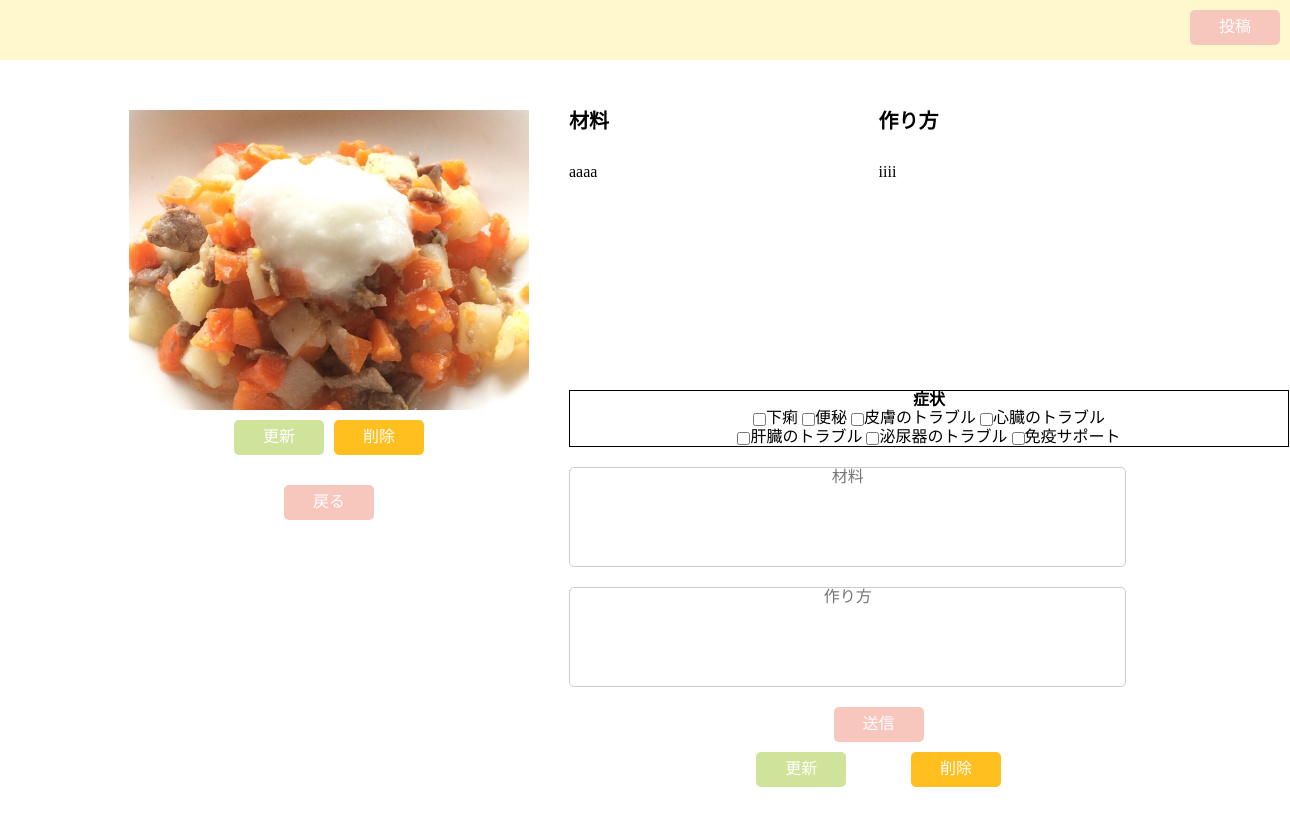
The page /imageDetail.php?id=31 on the database as committed earlier.
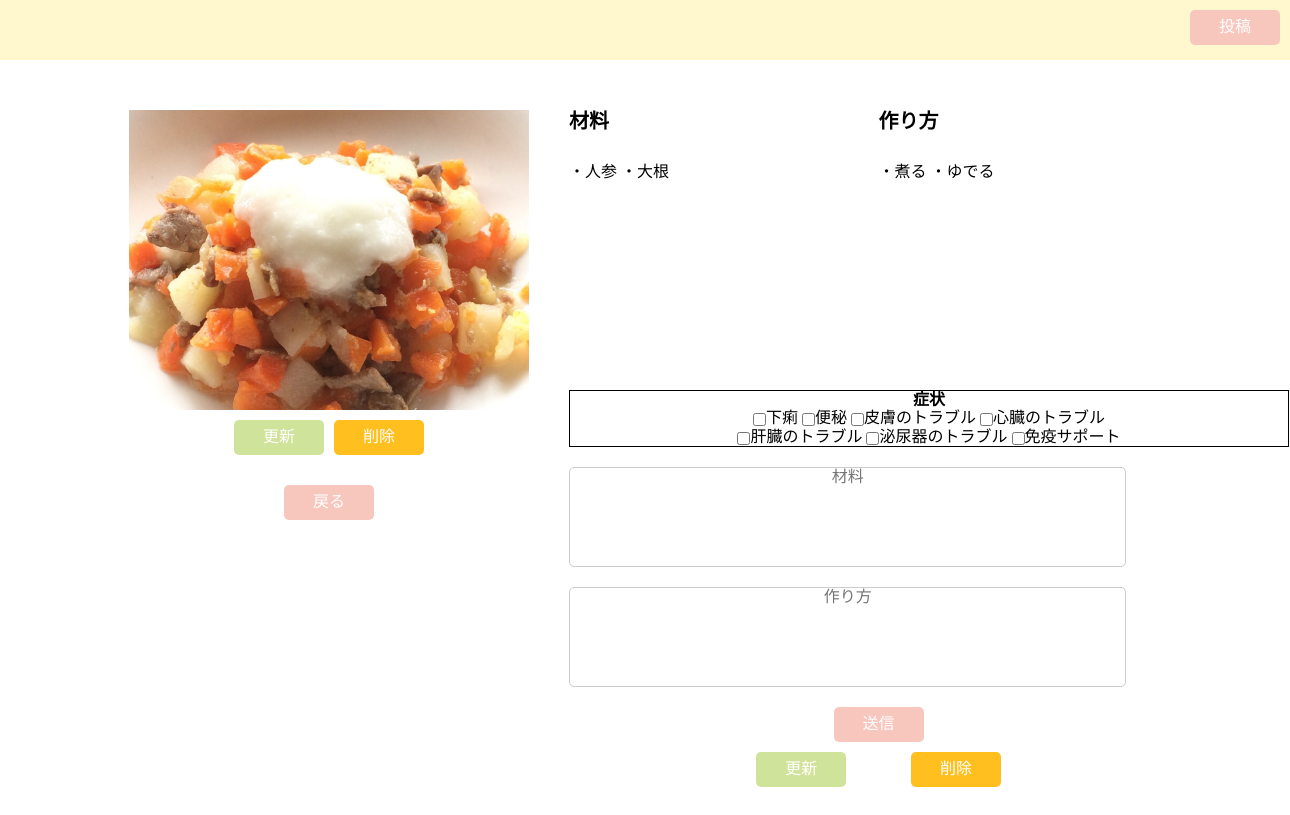
The same page on the database as committed later.
### tables this page shows
CREATE TABLE `comments` (
  `id` int(11) NOT NULL COMMENT 'ID',
  `image_id` int(11) NOT NULL COMMENT '画像ID',
  `comment` varchar(255) NOT NULL COMMENT 'コメント',
  `comment2` varchar(255) NOT NULL,
  `symptoms` text NOT NULL,
  `create_date` timestamp NOT NULL DEFAULT current_timestamp() COMMENT '作成日'
);

### getDatas.php (called while the page is built)
<?php
$uri = $_SERVER['REQUEST_URI'];
 if(strpos($uri,'imageDetail.php')!== false){
   $imageId = $_GET['id'];
   $sql = "SELECT * FROM images WHERE id = " . $imageId;
    $sth = $db->prepare($sql);
    $sth->execute();
    $data['image'] = $sth->fetch();
    $sql2 = "SELECT * FROM comments WHERE image_id = " . $imageId . " ORDER BY create_date DESC";
    $sth = $db->prepare($sql2);
    $sth->execute();
    $data['comments'] = $sth->fetchAll();
    $countComment = count($data['comments']);
    }else{
    $sql = "SELECT * FROM images ORDER BY create_date DESC";
      $sth = $db->prepare($sql);
      $sth->execute();
      $data = $sth->fetchAll();
    }
      return $data;

### html/imageDetail.php (the view, shortened to what this page needs)
<!DOCTYPE html>
<html lang="ja">
<head>
  <link rel="stylesheet" href="../css/style.css">
</head>
<body>
  <?php include('../dbConfig.php') ?>
  <?php include('../getDatas.php') ?>
  <?php include('./header.php') ?>
  <div class="detailImageBox">
    <div class="detailImage">
      <img src="../images/<?php echo $data['image']['file_name']; ?>" alt="投稿画像">
      <div class="detailImagButton">
        <button class="updateButton" onclick="location.href='./postImageForm.php?id=<?php echo $_GET['id'];?>';">更新</button>
        <button class="deleteButton" onclick="location.href='../deleteImage.php?id=<?php echo $_GET['id'];?>';">削除</button>
      </div>
      <button onclick="location.href='./index.php';">戻る</button>
    </div>
    <div class="comment">
     <div id="comment">
        <ul class="a">
          <p class="commentTitle">材料</p>
            <?php for($i=0; $i < $countComment; $i++) { ?>
              <li><?php echo $data['comments'][$i]['comment']; ?></li>
            <?php } ?>
        </ul>
        <ul class="b">
          <p class="commentTitle">作り方</p>
            <?php for($i=0; $i < $countComment; $i++) { ?>
              <li><?php echo $data['comments'][$i]['comment2']; ?></li>
            <?php } ?>
        </ul>
      </div>
      <div class="submitComment">
        <form action="../postComment.php?image_id=<?php echo $_GET['id']; ?>" method="post" enctype="multipart/form-data">
        <div class="checkbox">
          <p class="checkboxTitle">症状</p>
              <input type="checkbox" name="symptoms[]" value="下痢">下痢
              <input type="checkbox" name="symptoms[]" value="便秘">便秘
              <input type="checkbox" name="symptoms[]" value="皮膚のトラブル">皮膚のトラブル
              <input type="checkbox" name="symptoms[]" value="心臓のトラブル">心臓のトラブル
              </br><input type="checkbox" name="symptoms[]" value="肝臓のトラブル">肝臓のトラブル
              <input type="checkbox" name="symptoms[]" value="泌尿器のトラブル">泌尿器のトラブル
              <input type="checkbox" name="symptoms[]" value="免疫サポート">免疫サポート
          </div>
          <textarea name="comment" id="comment" cols="40" rows="10" placeholder="材料"></textarea>
          <textarea name="comment2" id="comment" cols="40" rows="10" placeholder="作り方"></textarea>
          <button type="submit" name="submit">送信</button>
        </form>
        <div class="detailImagButton">
            <button class="updateButton" onclick="location.href='../u_view.php?id=<?php echo $_GET['id'];?>';">更新</button>
            <button class="deleteButton" onclick="location.href='../deleteComment.php?id=<?php echo $_GET['id'];?>';">削除</button>
        </div>
      </div>
  </div>
</div>
</body>
</html>

Rows that differ between the two databases and show on the page:
removed comments: comment "aaaa", comment2 "iiii"
added comments: comment "・人参 ・大根", comment2 "・煮る ・ゆでる"
